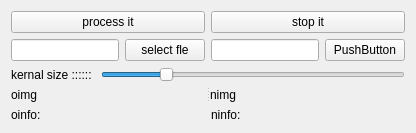
      <widget class="QWidget" name="tab_7">
       <attribute name="title">
        <string>filter2d</string>
       </attribute>
       <layout class="QVBoxLayout" name="verticalLayout_14">
        <item>
         <layout class="QHBoxLayout" name="horizontalLayout_51">
          <item>
           <widget class="QPushButton" name="pushButton_49">
            <property name="text">
             <string>process it</string>
            </property>
           </widget>
          </item>
          <item>
           <widget class="QPushButton" name="pushButton_50">
            <property name="text">
             <string>stop it</string>
            </property>
           </widget>
          </item>
         </layout>
        </item>
        <item>
         <layout class="QHBoxLayout" name="horizontalLayout_52">
          <item>
           <widget class="QLineEdit" name="lineEdit_25"/>
          </item>
          <item>
           <widget class="QPushButton" name="pushButton_51">
            <property name="text">
             <string>select fle</string>
            </property>
           </widget>
          </item>
          <item>
           <widget class="QLineEdit" name="lineEdit_26"/>
          </item>
          <item>
           <widget class="QPushButton" name="pushButton_52">
            <property name="text">
             <string>PushButton</string>
            </property>
           </widget>
          </item>
         </layout>
        </item>
        <item>
         <layout class="QHBoxLayout" name="horizontalLayout_55">
          <item>
           <widget class="QLabel" name="label_75">
            <property name="text">
             <string>kernal size :::::: </string>
            </property>
           </widget>
          </item>
          <item>
           <widget class="QSlider" name="horizontalSlider_17">
            <property name="maximum">
             <number>5</number>
            </property>
            <property name="singleStep">
             <number>1</number>
            </property>
            <property name="pageStep">
             <number>1</number>
            </property>
            <property name="value">
             <number>1</number>
            </property>
            <property name="orientation">
             <enum>Qt::Horizontal</enum>
            </property>
           </widget>
          </item>
         </layout>
        </item>
        <item>
         <widget class="QSplitter" name="splitter_13">
          <property name="sizePolicy">
           <sizepolicy hsizetype="Expanding" vsizetype="Expanding">
            <horstretch>0</horstretch>
            <verstretch>0</verstretch>
           </sizepolicy>
          </property>
          <property name="orientation">
           <enum>Qt::Horizontal</enum>
          </property>
          <widget class="QLabel" name="label_76">
           <property name="sizePolicy">
            <sizepolicy hsizetype="Preferred" vsizetype="Expanding">
             <horstretch>0</horstretch>
             <verstretch>0</verstretch>
            </sizepolicy>
           </property>
           <property name="text">
            <string>oimg</string>
           </property>
          </widget>
          <widget class="QWidget" name="layoutWidget_18">
           <layout class="QGridLayout" name="gridLayout_13">
            <item row="0" column="0">
             <widget class="QLabel" name="label_77">
              <property name="sizePolicy">
               <sizepolicy hsizetype="Preferred" vsizetype="Preferred">
                <horstretch>0</horstretch>
                <verstretch>0</verstretch>
               </sizepolicy>
              </property>
              <property name="text">
               <string>nimg</string>
              </property>
             </widget>
            </item>
           </layout>
          </widget>
         </widget>
        </item>
        <item>
         <layout class="QHBoxLayout" name="horizontalLayout_53">
          <item>
           <widget class="QLabel" name="label_73">
            <property name="sizePolicy">
             <sizepolicy hsizetype="Preferred" vsizetype="Minimum">
              <horstretch>0</horstretch>
              <verstretch>0</verstretch>
             </sizepolicy>
            </property>
            <property name="maximumSize">
             <size>
              <width>16777215</width>
              <height>32</height>
             </size>
            </property>
            <property name="text">
             <string>oinfo:</string>
            </property>
           </widget>
          </item>
          <item>
           <widget class="QLabel" name="label_74">
            <property name="sizePolicy">
             <sizepolicy hsizetype="Preferred" vsizetype="Minimum">
              <horstretch>0</horstretch>
              <verstretch>0</verstretch>
             </sizepolicy>
            </property>
            <property name="maximumSize">
             <size>
              <width>16777215</width>
              <height>32</height>
             </size>
            </property>
            <property name="text">
             <string>ninfo:</string>
            </property>
           </widget>
          </item>
         </layout>
        </item>
       </layout>
      </widget>
